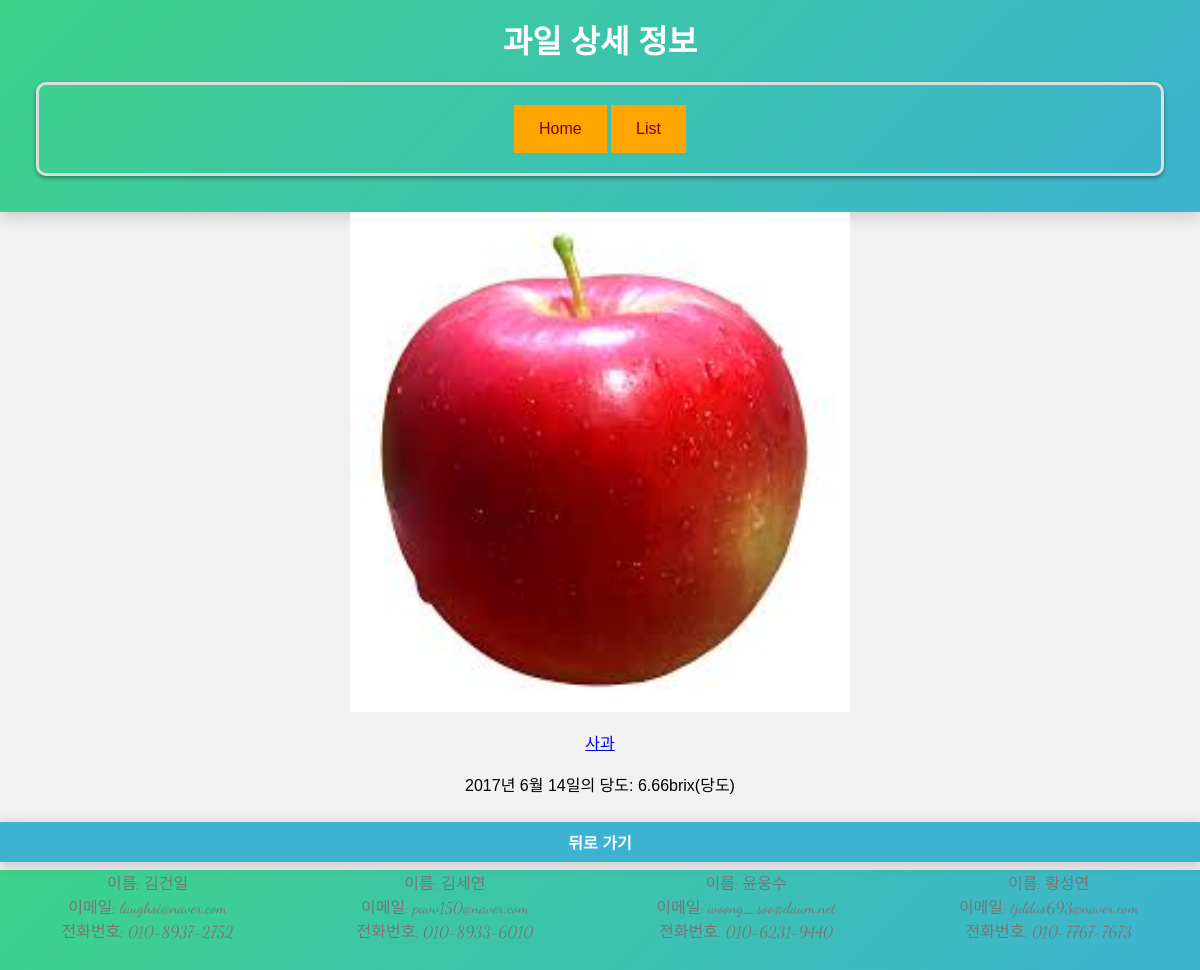
Page /fruit/detail2/10/ on the committed database.
### fruit/models.py (models this page shows)
class FruitTable(models.Model):
    user = models.ForeignKey(User, on_delete=models.CASCADE, null=True)
    year = models.IntegerField(null=True)
    month = models.IntegerField(null=True)
    day = models.IntegerField(null=True)
    img = models.ImageField(upload_to='images/', blank=True,null=True)

class FruitImg(models.Model):
    fruittable = models.ForeignKey(FruitTable, on_delete=models.CASCADE, null=True)
    fruitresult = models.CharField(max_length=100,null=True)
    fruitresult2 = models.IntegerField(null=True)

class FruitSugar(models.Model):
    sugar = models.FloatField(null=True)
    fruittable = models.ForeignKey(FruitTable, on_delete=models.CASCADE, null=True)

### fruit/views.py (the view)
# urls.py: path("detail2/<int:id>/", views.detail2, name="detail2"),
def detail2(request,id):
    result = FruitImg.objects.get(id=id)
    ymd = FruitTable.objects.get(id=id)
    img = FruitTable.objects.get(id=id).img
    sugar = FruitSugar.objects.get(id=id).sugar
    id = FruitTable.objects.values_list().last()[0]
    if sugar < 0:
        sugar = 0
    con = {
        'fruitresult':result,
        'ymd':ymd,
        'fruitimg':img,
        'sugar':sugar,
        'id':id,
    }
    return render(request,'fruit/detail2.html',con)

### fruit/templates/fruit/detail2.html (shortened to what this page needs)
<!DOCTYPE html>
<html lang="ko">
<head>
    <link rel="stylesheet" href="/fruit/styles.css">
</head>
<body>
    <header>
        <h1>과일 상세 정보</h1>
        <div class="container">
            <a href="{% url 'fruit:index'%}">Home</a>
            <a href="{% url 'fruit:fruitlist'%}">List</a>
        </div>
    </header>
    <img class='detailimg' src="/{{fruitimg}}" alt="img" width="500" height="500">
    <br>
    <p><a href="{% url 'fruit:food' id%}">{{fruitresult.fruitresult}}</a></p>
    <br>
    <p>{{ymd.year}}년 {{ymd.month}}월 {{ymd.day}}일의 당도: {{ sugar }}brix(당도)</p>
    <br>
    <input type="button" value="뒤로 가기" onclick="location.href='{% url 'fruit:fruitlist' %}'">
    <footer>
        <div>
            <span>이름: 김건일</span><br>
            <span>이메일: laughsi@naver.com</span><br>
            <span>전화번호: 010-8937-2752</span>
        </div>
        <div>
            <span>이름: 김세연</span><br>
            <span>이메일: pavv150@naver.com </span><br>
            <span>전화번호: 010-8933-6010</span>
        </div>
        <div>
            <span>이름: 윤웅수</span><br>
            <span>이메일: woong_soo@daum.net</span><br>
            <span>전화번호: 010-6231-9440</span>
        </div>
        <div>
            <span>이름: 황성연</span><br>
            <span>이메일: tjddus693@naver.com</span><br>
            <span>전화번호: 010-7767-7673</span>
        </div>
    </footer>
</body>
</html>

### fruit/styles.css (style rules this page uses)
* { margin: 0; padding: 0; box-sizing: border-box; }
body { font-family: 'Malgun Gothic', sans-serif; background-color: #f1f1f1; }
header { background-image: linear-gradient(135deg, #3cd38a 0%, #3db3d1 100%); color: white; text-align: center; padding: 1em; box-shadow: 0 5px 15px rgba(0, 0, 0, 0.15); }
div > a:link, a:visited { background-color: #FFA500; color: maroon; padding: 15px 25px; text-align: center; text-decoration: none; display: inline-block; }
p { text-align: center; }
.detailimg { display: block; margin: 0 auto; }
.container { margin: 20px; padding: 20px; border: 3px solid #ddd; border-radius: 10px; box-shadow: 0 2px 4px rgba(0, 0, 0, .4); text-align: center; }
input[type="text"], input[type="number"], input[type="file"], input[type="submit"], input[type="button"] { width: 100%; margin: 0.5em 0; padding: 0.5em; font-size: 1em; }
input[type="submit"], input[type="button"] { background-color: #3db3d1; color: white; border: none; cursor: pointer; font-weight: bold; box-shadow: 0 2px 12px rgba(0, 0, 0, 0.2); transition: all 0.15s ease-in-out; }
footer { display: flex; text-align: center; justify-content: space-around; width: 100%; height: 100px; background-image: linear-gradient(135deg, #3cd38a 0%, #3db3d1 100%); box-shadow: 0 5px 15px rgba(0, 0, 0, 0.15); }
footer span { color: #777; font-family: 'Dancing Script'; }

### rows in the picture
FruitTable: img (picture), year "2017", month "6", day "14"
FruitImg: fruitresult "사과"
FruitSugar: sugar "6.66"
